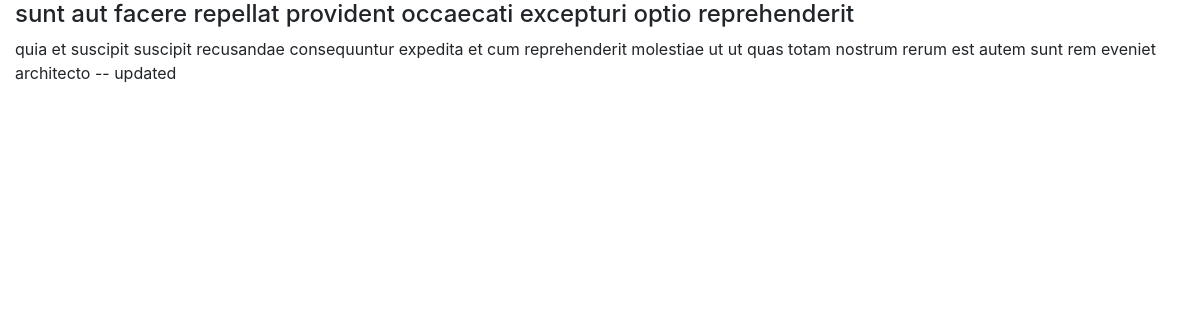
/dj_front/1, run on the app's committed database.
### api/models.py (models this page shows, shortened)
class Post(models.Model):
    userId = models.IntegerField()
    id = models.IntegerField(primary_key=True)
    title = models.TextField()
    body = models.TextField()

### api/views.py (the view)
# urls.py: path('dj_front/<int:id>', views.dj_front_detail, name='post_detail')
def dj_front_detail(request, id):
    dj_post = Post.objects.get(id=id)
    context = {
        'dj_post': dj_post
    }
    return render(request, 'post_detail.html', context)

### templates/post_detail.html (shortened to what this page needs)
{% extends 'base.html' %}
{% load static %}
{% block firstSection %}
    <div class="container-fluid">
        <h4 class="group inner list-group-item-heading">{{dj_post.title}}</h4>
        <p class="group inner list-group-item-text">{{dj_post.body}}</p>
    </div>
{% endblock %}

### data on the page
Post: title "sunt aut facere repellat provident occaecati excepturi optio reprehenderit", body "quia et suscipit suscipit recusandae consequuntur expedita et cum reprehenderit molestiae ut ut quas totam nostrum rerum est autem sunt rem eveniet architecto -- updated"
